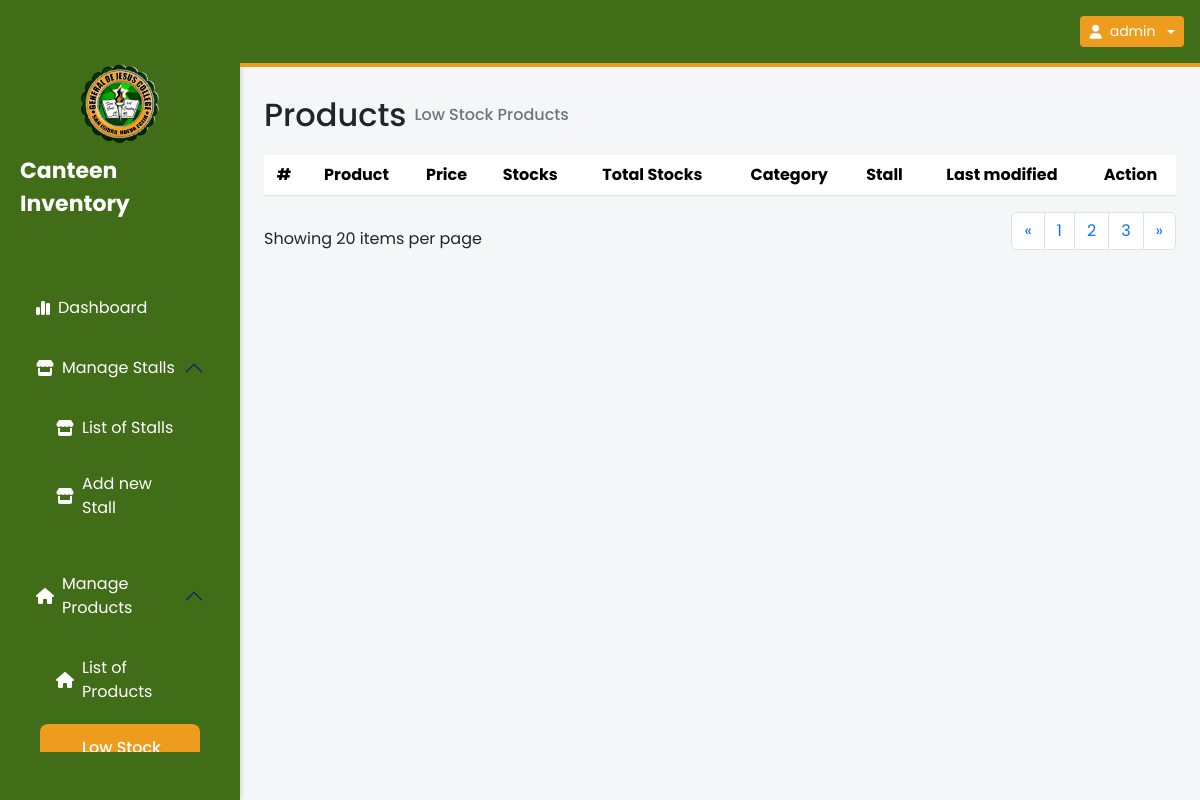
/lowstocks.php (signed in), run on an earlier commit of the app's database.
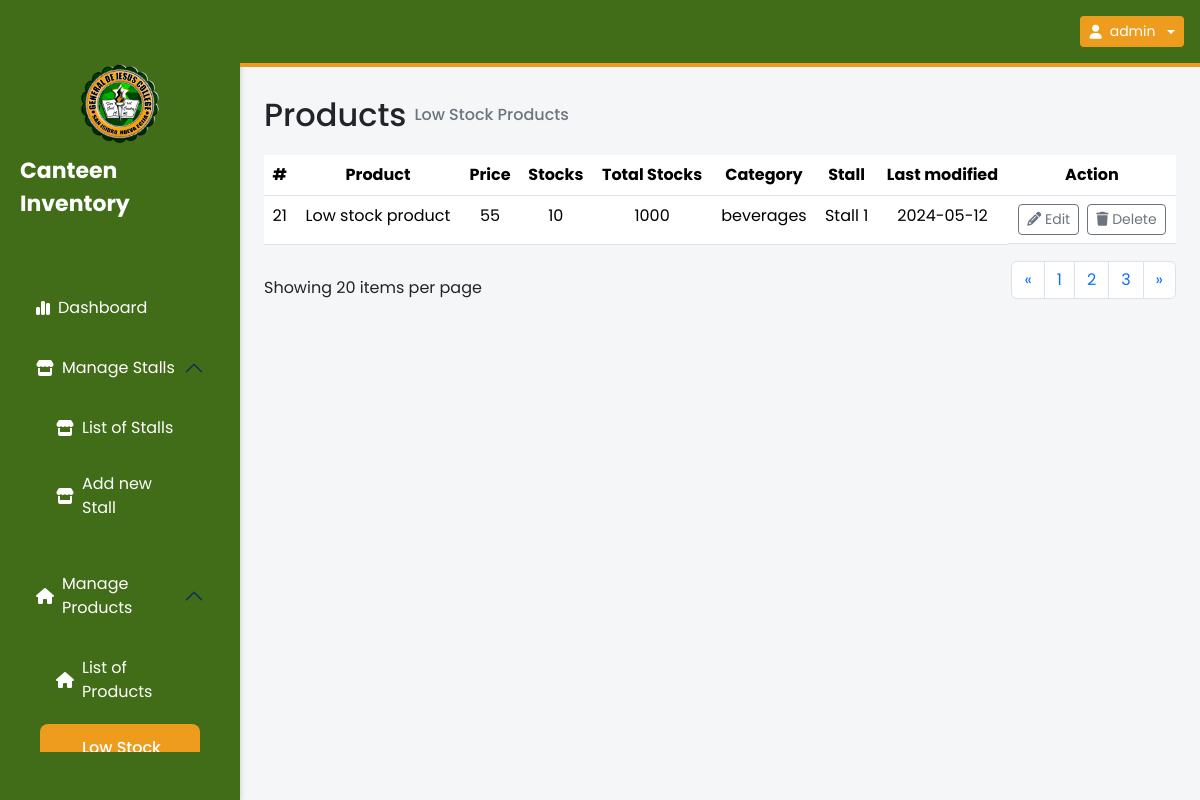
And on a later commit of the database.
### tables this page shows
CREATE TABLE `products` (
  `id` int(255) NOT NULL,
  `product_name` varchar(255) NOT NULL,
  `price` int(255) NOT NULL,
  `stocks` int(255) NOT NULL,
  `totalStocks` int(255) NOT NULL,
  `category` varchar(255) NOT NULL,
  `stall_id` int(11) NOT NULL,
  `isAvailable` tinyint(1) NOT NULL,
  `last_modified` date NOT NULL DEFAULT current_timestamp()
);

CREATE TABLE `stall` (
  `id` int(11) NOT NULL,
  `stall_name` varchar(255) NOT NULL,
  `stall_owner_id` int(11) NOT NULL,
  `total_products` int(11) NOT NULL,
  `last_modified` date NOT NULL DEFAULT current_timestamp()
);

### lowstocks.php (the view, shortened to what this page needs)
<?php
include './db.php';
?>
<!DOCTYPE html>
<html lang="en">
<head>
  <link rel="stylesheet" href="./index.css" />
  <link href="https://cdn.jsdelivr.net/npm/bootstrap@5.3.3/dist/css/bootstrap.min.css" rel="stylesheet" />
</head>
<body>
  <aside>
    <div class="sidebar-logo-container">
      <img src="./images/gjc logo.png" alt="" />
      <p>Canteen Inventory</p>
    </div>
    <ul class="p-0 overflow-auto  ">
      <a href="./index.php" class="text-white  link-underline link-underline-opacity-0">
        <li class="sidebar-link ">
          <i class="fa-solid fa-chart-simple "></i>
          <p class="mb-0 ">Dashboard</p>
        </li>
      </a>
      <div class="accordion" id="stallsAccordion">
        <div class="accordion-item ">
          <button class="accordion-button d-flex align-items-center gap-2 p-3 bg-transparent text-white shadow-none rounded-2 " type="button" data-bs-toggle="collapse" data-bs-target="#collapseOne" aria-expanded="true" aria-controls="collapseOne">
            <i class="fa-solid fa-store"></i>
            <p class="mb-0 ">Manage Stalls</p>
          </button>
          <div id="collapseOne" class="accordion-collapse collapse show" data-bs-parent="#stallsAccordion">
            <div class="accordion-body pt-0">
              <a href="./stalls.php" class="text-white link-underline link-underline-opacity-0">
                <li class="sidebar-link mt-2 ">
                  <i class="fa-solid fa-store"></i>
                  <p class="mb-0 ">List of Stalls</p>
                </li>
              </a>
              <a href="./addstall.php" class="text-white link-underline link-underline-opacity-0">
                <li class="sidebar-link mt-2 ">
                  <i class="fa-solid fa-store"></i>
                  <p class="mb-0 ">Add new Stall</p>
                </li>
              </a>
            </div>
          </div>
        </div>
      </div>
      <div class="accordion" id="productsAccordion">
        <div class="accordion-item">
          <button class="accordion-button d-flex align-items-center gap-2 p-3 bg-transparent text-white shadow-none rounded-2 " type="button" data-bs-toggle="collapse" data-bs-target="#collapse2" aria-expanded="true" aria-controls="collapse2">
            <i class="fa-solid fa-house"></i>
            <p class="mb-0 ">Manage Products</p>
          </button>
          <div id="collapse2" class="accordion-collapse collapse show" data-bs-parent="#productsAccordion">
            <div class="accordion-body pt-0">
              <a href="./products.php" class="text-white link-underline link-underline-opacity-0">
                <li class="sidebar-link mt-2 ">
                  <i class="fa-solid fa-house "></i>
                  <p class="mb-0 ">List of Products</p>
                </li>
              </a>
              <a href="./lowstocks.php" class="text-white link-underline link-underline-opacity-0">
                <li class="sidebar-link mt-2 active-sidebar-link">
                  <p class="mb-0 ">Low Stock Products</p>
                </li>
              </a>
            </div>
          </div>
        </div>
      </div>
    </ul>
  </aside>
  <main style="width: 80%" class="min-vh-100">
    <nav style="background-color: #416d19; border-bottom: 4px solid #ee9c1e" class="sticky-top w-100 p-3 d-flex align-items-center justify-content-between text-white">
      <div>
        <div class="btn-group">
          <button type="button" style="background-color: #ee9c1e" class="btn btn-sm dropdown-toggle text-white d-flex align-items-center gap-2" data-bs-toggle="dropdown" aria-expanded="false">
            <i class="fa-solid fa-user"></i>
            <?php echo $_SESSION['username'] ?>
          </button>
        </div>
      </div>
    </nav>
    <div class="w-100 d-flex flex-column p-4">
      <div class="w-100">
        <div class="d-flex align-items-center gap-2 ">
          <p class="fs-2 fw-medium m-0  ">Products</p>
          <p class="fw-6 text-secondary fw-medium m-0 ">Low Stock Products</p>
        </div>
      </div>
      <div class="w-100 ">
        <table class="table table-hover">
          <thead class="text-center">
            <tr>
              <th scope="col">#</th>
              <th scope="col">Product</th>
              <th scope="col">Price</th>
              <th scope="col">Stocks</th>
              <th scope="col">Total Stocks</th>
              <th scope="col">Category</th>
              <th scope="col">Stall</th>
              <th scope="col">Last modified</th>
              <th scope="col">Action</th>
            </tr>
          </thead>
          <tbody id="products-table" class="text-center">
            <?php
            $sql = "SELECT products.id, products.product_name, products.price, products.stocks, products.totalStocks, products.category, stall.stall_name, products.last_modified FROM products INNER JOIN stall ON products.stall_id=stall.id WHERE stocks > 0 AND stocks <= 0.1 * totalStocks";
            $result = $conn->query($sql);
            while ($row = $result->fetch_assoc()) {
              echo "<tr>";
              foreach ($row as $key => $value) {
                echo "<td>" . $value . "</td>";
              }
              echo "<td class='d-flex align-items-center justify-content-center gap-2'>";
              echo "<form action='edit-product.php' method='post'>";
              echo "<button type='submit' class='btn btn-outline-secondary btn-sm'>
                <i class='fa-solid fa-pencil'></i> Edit
              </button>";
              echo "</form>";
              echo "<form action='deleteProduct.php' method='post' onsubmit='return confirm(\"Are you sure you want to delete this product?\")'>";
              echo "<button type='submit' class='btn btn-outline-secondary btn-sm'>
                <i class='fa-solid fa-trash'></i> Delete
              </button>";
              echo "</form>";
              echo "</td>";
              echo "</tr>";
            }
            ?>
          </tbody>
        </table>
        <nav aria-label="Page navigation example" class="w-100 d-flex align-items-center justify-content-between ">
          <div>
            Showing 20 items per page
          </div>
          <ul class="pagination">
            <li class="page-item">
              <a class="page-link" href="#" aria-label="Previous">
                <span aria-hidden="true">&laquo;</span>
              </a>
            </li>
            <li class="page-item"><a class="page-link" href="#">1</a></li>
            <li class="page-item"><a class="page-link" href="#">2</a></li>
            <li class="page-item"><a class="page-link" href="#">3</a></li>
            <li class="page-item">
              <a class="page-link" href="#" aria-label="Next">
                <span aria-hidden="true">&raquo;</span>
              </a>
            </li>
          </ul>
        </nav>
      </div>
    </div>
  </main>
</body>
</html>

### index.css (style rules this page uses)
* { padding: 0; margin: 0; box-sizing: border-box; font-family: "Poppins", sans-serif; }
body { width: 100%; min-height: 100vh; display: flex; background-color: #f5f6f8 !important; }

### sidebar.css (style rules this page uses)
* { padding: 0; margin: 0; box-sizing: border-box; font-family: "Poppins", sans-serif; }
aside { width: 20%; height: 100vh; display: flex; flex-direction: column; align-items: center; background-color: #416d19; box-shadow: 0 0 6px rgba(0, 0, 0, 0.2); padding: 2rem 20px; position: sticky; top: 0; color: white; }
aside .sidebar-logo-container { display: flex; flex-direction: column; align-items: center; gap: 4px; margin: 2rem 0 1rem 0; }
aside .sidebar-logo-container img { width: 80px; }
aside .sidebar-logo-container p { font-size: 22px; font-weight: bold; margin-top: 6px; }
aside ul { width: 100%; display: flex; flex-direction: column; gap: 8px; margin-top: 2rem; }
.sidebar-link { display: flex; align-items: center; gap: 8px; padding: 12px 16px; border-radius: 8px; cursor: pointer; transition: background-color 0.1s ease-in-out, color 0.1s ease-in-out, font-weight 0.1s ease-in-out; }
.accordion-button:hover, .sidebar-link:hover, .active-sidebar-link { background-color: #ee9c1e !important; color: white; font-weight: 500; }
.accordion .accordion-item { border: none; background-color: transparent; color: white; }
.accordion-button::after { color: white; }

What changed in the data, as far as the page shows it:
added products: id "21", product_name "Low stock product", price "55", stocks "10", totalStocks "1000", category "beverages", stall.stall_name "Stall 1", last_modified "2024-05-12"
